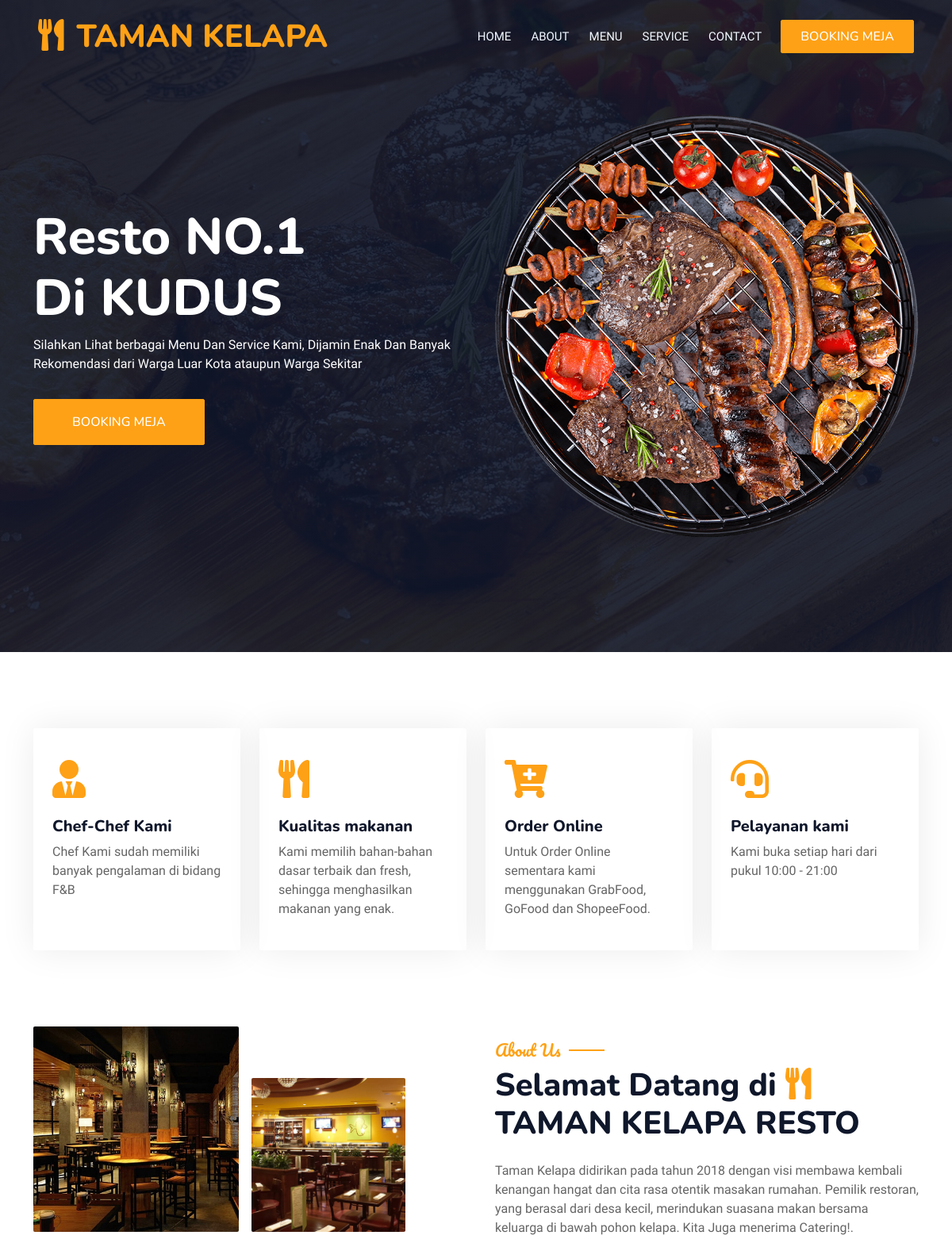
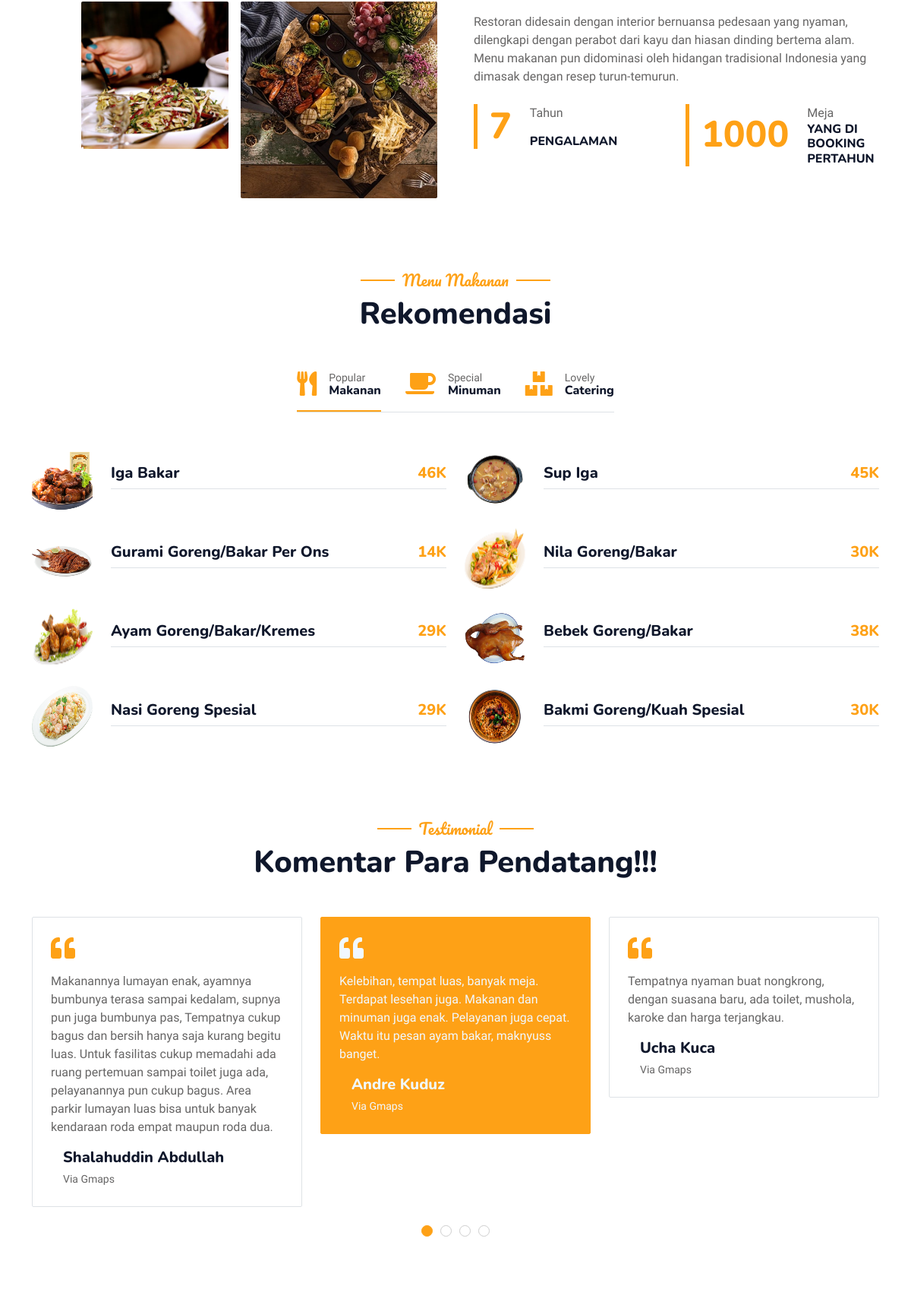
The page / (upper part) on the database its author committed (2 pictures, top to bottom).
### tables this page shows
CREATE TABLE `home` (
  `id` int(11) NOT NULL,
  `judul1` varchar(255) NOT NULL,
  `judul2` varchar(255) NOT NULL,
  `keterangan` varchar(255) NOT NULL
);

CREATE TABLE `about` (
  `id` int(11) NOT NULL,
  `gambar1` varchar(255) NOT NULL,
  `gambar2` varchar(255) NOT NULL,
  `gambar3` varchar(255) NOT NULL,
  `gambar4` varchar(255) NOT NULL,
  `ket1` varchar(1000) NOT NULL,
  `ket2` varchar(1000) NOT NULL,
  `pengalaman` int(3) NOT NULL,
  `booking` int(11) NOT NULL
);

CREATE TABLE `menus` (
  `id` int(11) NOT NULL,
  `nama` varchar(255) NOT NULL,
  `gambar` varchar(255) NOT NULL,
  `harga` int(5) NOT NULL,
  `kategori` enum('makanan','minuman','catering') NOT NULL,
  `created_at` timestamp NOT NULL DEFAULT current_timestamp(),
  `updated_at` timestamp NOT NULL DEFAULT current_timestamp() ON UPDATE current_timestamp()
);

CREATE TABLE `tb_testimoni` (
  `id` int(11) NOT NULL,
  `nama` varchar(100) NOT NULL,
  `via` varchar(255) NOT NULL,
  `keterangan` text NOT NULL,
  `updated_at` timestamp NOT NULL DEFAULT current_timestamp() ON UPDATE current_timestamp()
);

### index.php (the view, shortened to what this page needs)
<?php
    include 'partials/header.php';
?>
            <div class="container-xxl py-5 bg-dark hero-header mb-5">
                <div class="container my-5 py-5">
                    <div class="row align-items-center g-5">
                        <div class="col-lg-6 text-center text-lg-start">
                            <?php
                                $query = "SELECT * FROM home";
                                $show = mysqli_query($koneksi,$query);
                                while($data = $show->fetch_assoc()):
                            ?>
                            <h1 class="display-3 text-white animated slideInLeft"><?= $data['judul1'];?><br><?= $data['judul2'];?></h1>
                            <p class="text-white animated slideInLeft mb-4 pb-2"><?= $data['keterangan'];?></p>
                            <?php endwhile;?>
                            <a href="booking.php" class="btn btn-primary py-sm-3 px-sm-5 me-3 animated slideInLeft">Booking Meja</a>
                        </div>
                        <div class="col-lg-6 text-center text-lg-end overflow-hidden">
                            <img class="img-fluid" src="img/hero.png" alt="">
                        </div>
                    </div>
                </div>
            </div>
        </div>
        <div class="container-xxl py-5">
            <div class="container">
                <div class="row g-4">
                    <div class="col-lg-3 col-sm-6 wow fadeInUp" data-wow-delay="0.1s">
                        <div class="service-item rounded pt-3">
                            <div class="p-4">
                                <i class="fa fa-3x fa-user-tie text-primary mb-4"></i>
                                <h5>Chef-Chef Kami</h5>
                                <p>Chef Kami sudah memiliki banyak pengalaman di bidang F&B <br><br></p>
                            </div>
                        </div>
                    </div>
                    <div class="col-lg-3 col-sm-6 wow fadeInUp" data-wow-delay="0.3s">
                        <div class="service-item rounded pt-3">
                            <div class="p-4">
                                <i class="fa fa-3x fa-utensils text-primary mb-4"></i>
                                <h5>Kualitas makanan</h5>
                                <p>Kami memilih bahan-bahan dasar terbaik dan fresh, sehingga menghasilkan makanan yang enak.</p>
                            </div>
                        </div>
                    </div>
                    <div class="col-lg-3 col-sm-6 wow fadeInUp" data-wow-delay="0.5s">
                        <div class="service-item rounded pt-3">
                            <div class="p-4">
                                <i class="fa fa-3x fa-cart-plus text-primary mb-4"></i>
                                <h5>Order Online</h5>
                                <p>Untuk Order Online sementara kami menggunakan GrabFood, GoFood dan ShopeeFood.</p>
                            </div>
                        </div>
                    </div>
                    <div class="col-lg-3 col-sm-6 wow fadeInUp" data-wow-delay="0.7s">
                        <div class="service-item rounded pt-3">
                            <div class="p-4">
                                <i class="fa fa-3x fa-headset text-primary mb-4"></i>
                                <h5>Pelayanan kami</h5>
                                <p>Kami buka setiap hari dari pukul 10:00 - 21:00 <br><br><br></p>
                            </div>
                        </div>
                    </div>
                </div>
            </div>
        </div>
                <div class="container-xxl py-5">
            <div class="container">
                <div class="row g-5 align-items-center">
                    <div class="col-lg-6">
                        <div class="row g-3">
                            <?php
                                $query = "SELECT * FROM about";
                                $show = mysqli_query($koneksi,$query);
                                while($data = $show->fetch_assoc()):
                                ?>
                            <div class="col-6 text-start">
                                <img class="img-fluid rounded w-100 wow zoomIn" data-wow-delay="0.1s" src="adminform/uploads/<?= $data['gambar1']; ?>" alt="Image">
                            </div>
                            <div class="col-6 text-start">
                                <img class="img-fluid rounded w-75 wow zoomIn" data-wow-delay="0.3s" src="adminform/uploads/<?= $data['gambar2']; ?>" style="margin-top: 25%;">
                            </div>
                            <div class="col-6 text-end">
                                <img class="img-fluid rounded w-75 wow zoomIn" data-wow-delay="0.5s" src="adminform/uploads/<?= $data['gambar3']; ?>">
                            </div>
                            <div class="col-6 text-end">
                                <img class="img-fluid rounded w-100 wow zoomIn" data-wow-delay="0.7s" src="adminform/uploads/<?= $data['gambar4']; ?>">
                            </div>
                        </div>
                    </div>
                    <div class="col-lg-6">
                        <h5 class="section-title ff-secondary text-start text-primary fw-normal">About Us</h5>
                        <h1 class="mb-4">Selamat Datang di <i class="fa fa-utensils text-primary me-2"></i>TAMAN KELAPA RESTO</h1>
                        <p class="mb-4"><?= $data['ket1'];?></p>
                        <p class="mb-4"><?= $data['ket2'];?></p>
                        <div class="row g-4 mb-4">
                            <div class="col-sm-6">
                                <div class="d-flex align-items-center border-start border-5 border-primary px-3">
                                    <h1 class="flex-shrink-0 display-5 text-primary mb-0" data-toggle="counter-up"><?= $data['pengalaman'];?></h1>
                                    <div class="ps-4">Tahun</p>
                                        <h6 class="text-uppercase mb-0">Pengalaman</h6>
                                    </div>
                                </div>
                            </div>
                            <div class="col-sm-6">
                                <div class="d-flex align-items-center border-start border-5 border-primary px-3">
                                    <h1 class="flex-shrink-0 display-5 text-primary mb-0" data-toggle="counter-up"><?= $data['booking'];?></h1>
                                    <div class="ps-4">
                                        <p class="mb-0">Meja</p>
                                        <h6 class="text-uppercase mb-0">Yang Di Booking Pertahun</h6>
                                    </div>
                                    <?php endwhile;?>
                                </div>
                            </div>
                        </div>
                    </div>
                </div>
            </div>
        </div>
       <div class="container-xxl py-5">
            <div class="container">
                <div class="text-center wow fadeInUp" data-wow-delay="0.1s">
                    <h5 class="section-title ff-secondary text-center text-primary fw-normal">Menu Makanan</h5>
                    <h1 class="mb-5">Rekomendasi</h1>
                </div>
                <div class="tab-class text-center wow fadeInUp" data-wow-delay="0.1s">
                    <ul class="nav nav-pills d-inline-flex justify-content-center border-bottom mb-5">
                        <li class="nav-item">
                            <a class="d-flex align-items-center text-start mx-3 ms-0 pb-3 active" data-bs-toggle="pill" href="#tab-1">
                                <i class="fa fa-utensils fa-2x text-primary"></i>
                                <div class="ps-3">
                                    <small class="text-body">Popular</small>
                                    <h6 class="mt-n1 mb-0">Makanan</h6>
                                </div>
                            </a>
                        </li>
                        <li class="nav-item">
                            <a class="d-flex align-items-center text-start mx-3 pb-3" data-bs-toggle="pill" href="#tab-2">
                                <i class="fa fa-coffee fa-2x text-primary"></i>
                                <div class="ps-3">
                                    <small class="text-body">Special</small>
                                    <h6 class="mt-n1 mb-0">Minuman</h6>
                                </div>
                            </a>
                        </li>
                        <li class="nav-item">
                            <a class="d-flex align-items-center text-start mx-3 me-0 pb-3" data-bs-toggle="pill" href="#tab-3">
                                <i class="fa fa-boxes fa-2x text-primary"></i>
                                <div class="ps-3">
                                    <small class="text-body">Lovely</small>
                                    <h6 class="mt-n1 mb-0">Catering</h6>
                                </div>
                            </a>
                        </li>
                    </ul>
                    <div class="tab-content">
                        <div id="tab-1" class="tab-pane fade show p-0 active">
                            <div class="row g-4">
                            <?php
                                $query = "SELECT * FROM menus WHERE kategori = 'makanan'";
                                $tampilkan = mysqli_query($koneksi,$query);
                                while($data = $tampilkan->fetch_assoc()):?>
                                <div class="col-lg-6">
                                    <div class="d-flex align-items-center">
                                        <img class="flex-shrink-0 img-fluid rounded" src="adminform/uploads/<?= $data['gambar']?>" alt="" style="width: 80px; height: 80px;">
                                        <div class="w-100 d-flex flex-column text-start ps-4">
                                            <h5 class="d-flex justify-content-between border-bottom pb-2">
                                                <span><?= $data['nama'] ?></span>
                                                <span class="text-primary"><?= $data['harga']?>K</span>
                                            </h5>
                                        </div>
                                    </div>
                                </div>
                                <?php endwhile; ?>
                            </div>
                        </div>
                    </div>
                </div>
            </div>
        </div>
                <div class="container-xxl py-5 wow fadeInUp" data-wow-delay="0.1s">
            <div class="container">
                <div class="text-center">
                    <h5 class="section-title ff-secondary text-center text-primary fw-normal">Testimonial</h5>
                    <h1 class="mb-5">Komentar Para Pendatang!!!</h1>
                </div>
                <div class="owl-carousel testimonial-carousel">
                                <?php
                                $query = "SELECT * FROM tb_testimoni";
                                $showtesti = mysqli_query($koneksi,$query);
                                while($data1 = $showtesti->fetch_assoc()):
                                ?>
                    <div class="testimonial-item bg-transparent border rounded p-4">
                        <i class="fa fa-quote-left fa-2x text-primary mb-3"></i>
                        <p><?= $data1['keterangan'];?><p>
                        <div class="d-flex align-items-center">
                            <div class="ps-3">
                                <h5 class="mb-1"><?= $data1['nama'];?></h5>
                                <small>Via <?= $data1['via'];?></small>
                            </div>
                        </div>
                    </div>
                    <?php endwhile;?>
                </div>
            </div>
        </div>
        <?php
    include 'partials/footer.php';
?>

### css/style.css (style rules this page uses)
:root { --primary: #FEA116; --light: #F1F8FF; --dark: #0F172B; }
body { overflow-x: hidden; }
.ff-secondary { font-family: 'Pacifico', cursive; }
.btn { font-family: 'Nunito', sans-serif; font-weight: 500; text-transform: uppercase; transition: .5s; }
.btn.btn-primary, .btn.btn-secondary { color: #FFFFFF; }
.hero-header { background: linear-gradient(rgba(15, 23, 43, .9), rgba(15, 23, 43, .9)), url(../img/bg-hero.jpg); background-position: center center; background-repeat: no-repeat; background-size: cover; }
.hero-header img { animation: imgRotate 50s linear infinite; }
.section-title { position: relative; display: inline-block; }
.section-title::before { position: absolute; content: ""; width: 45px; height: 2px; top: 50%; left: -55px; margin-top: -1px; background: var(--primary); }
.section-title::after { position: absolute; content: ""; width: 45px; height: 2px; top: 50%; right: -55px; margin-top: -1px; background: var(--primary); }
.section-title.text-start::before, .section-title.text-end::after { display: none; }
.service-item { box-shadow: 0 0 45px rgba(0, 0, 0, .08); transition: .5s; }
.service-item * { transition: .5s; }
.nav-pills .nav-item .active { border-bottom: 2px solid var(--primary); }
.testimonial-carousel .owl-item .testimonial-item, .testimonial-carousel .owl-item.center .testimonial-item * { transition: .5s; }
.testimonial-carousel .owl-item.center .testimonial-item { background: var(--primary) !important; border-color: var(--primary) !important; }
.testimonial-carousel .owl-item.center .testimonial-item * { color: var(--light) !important; }

### rows shown on the page
home: judul1 "Resto NO.1", judul2 "Di KUDUS", keterangan "Silahkan Lihat berbagai Menu Dan Service Kami, Dijamin Enak Dan Banyak Rekomendasi dari Warga Luar Kota ataupun Warga Sekitar"
about: gambar1 (picture), gambar2 (picture), gambar3 (picture), gambar4 (picture), ket1 "Taman Kelapa didirikan pada tahun 2018 dengan visi membawa kembali kenangan hangat dan cita rasa otentik masakan rumahan. Pemilik restoran, yang berasal dari desa kecil, merindukan suasana makan bersama keluarga di bawah pohon kelapa. Kita Juga menerima Catering!.", ket2 "Restoran didesain dengan interior bernuansa pedesaan yang nyaman, dilengkapi dengan perabot dari kayu dan hiasan dinding bertema alam. Menu makanan pun didominasi oleh hidangan tradisional Indonesia yang dimasak dengan resep turun-temurun.", pengalaman "7", booking "1000"
menus: gambar (picture), nama "Iga Bakar", harga "46"
menus: gambar (picture), nama "Sup Iga", harga "45"
menus: gambar (picture), nama "Gurami Goreng/Bakar Per Ons", harga "14"
menus: gambar (picture), nama "Nila Goreng/Bakar", harga "30"
menus: gambar (picture), nama "Ayam Goreng/Bakar/Kremes", harga "29"
menus: gambar (picture), nama "Bebek Goreng/Bakar", harga "38"
menus: gambar (picture), nama "Nasi Goreng Spesial", harga "29"
menus: gambar (picture), nama "Bakmi Goreng/Kuah Spesial", harga "30"
tb_testimoni: keterangan "Kelebihan, tempat luas, banyak meja. Terdapat lesehan juga. Makanan dan minuman juga enak. Pelayanan juga cepat. Waktu itu pesan ayam bakar, maknyuss banget.", nama "Andre Kuduz", via "Gmaps"
tb_testimoni: keterangan "Tempatnya nyaman buat nongkrong, dengan suasana baru, ada toilet, mushola, karoke dan harga terjangkau.", nama "Ucha Kuca", via "Gmaps"
tb_testimoni: keterangan "Makanannya lumayan enak, ayamnya bumbunya terasa sampai kedalam, supnya pun juga bumbunya pas, Tempatnya cukup bagus dan bersih hanya saja kurang begitu luas. Untuk fasilitas cukup memadahi ada ruang pertemuan sampai toilet juga ada, pelayanannya pun cukup bagus. Area parkir lumayan luas bisa untuk banyak kendaraan roda empat maupun roda dua.", nama "Shalahuddin Abdullah", via "Gmaps"
